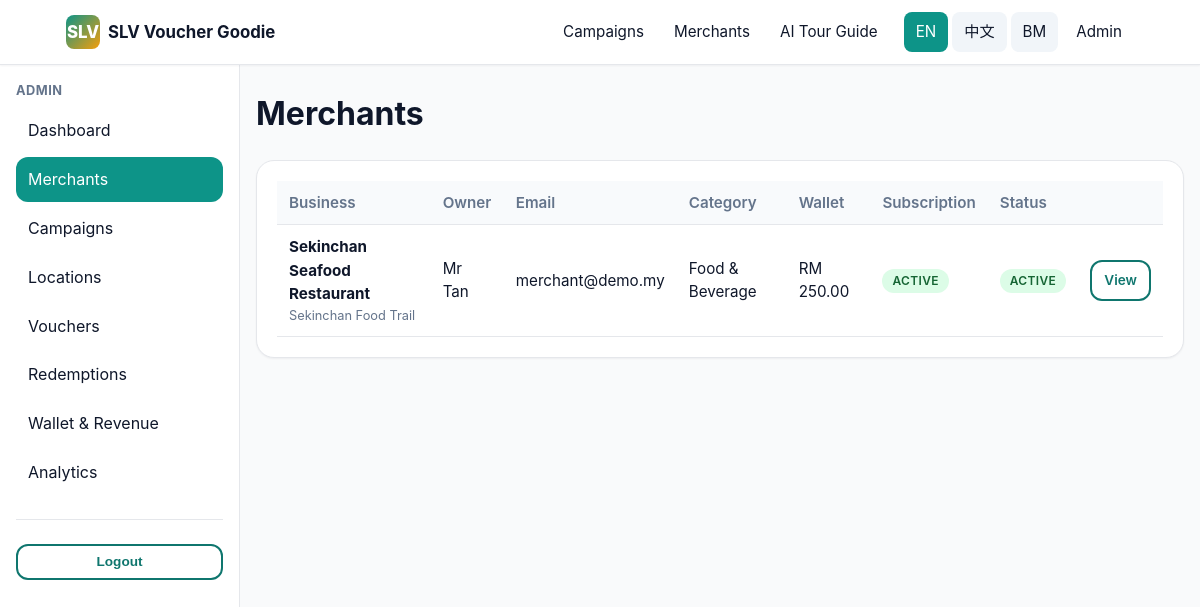
/admin/merchants (signed in), run on an earlier commit of the app's database.
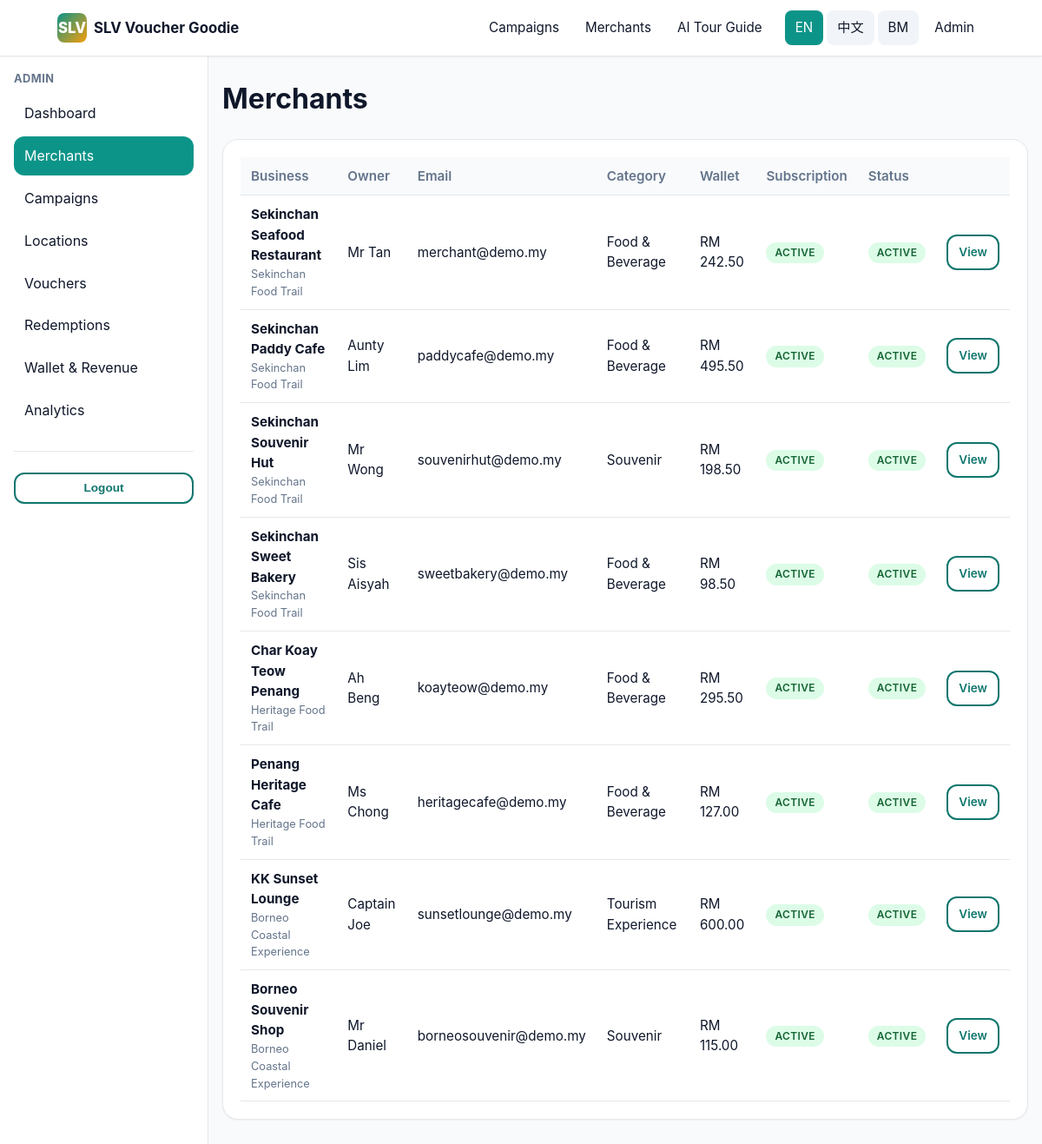
And on a later commit of the database.
### tables this page shows
CREATE TABLE merchants (
  id                  BIGINT UNSIGNED NOT NULL AUTO_INCREMENT,
  user_id             BIGINT UNSIGNED NOT NULL,
  business_name       VARCHAR(180) NOT NULL,
  owner_name          VARCHAR(120) NOT NULL,
  phone               VARCHAR(40)  NOT NULL,
  whatsapp            VARCHAR(40)  DEFAULT NULL,
  email               VARCHAR(180) NOT NULL,
  category            ENUM('fnb','hotel','retail','souvenir','attraction','transport','experience','others') NOT NULL DEFAULT 'fnb',
  location_id         BIGINT UNSIGNED DEFAULT NULL,
  address             VARCHAR(500) DEFAULT NULL,
  map_link            VARCHAR(500) DEFAULT NULL,
  registration_no     VARCHAR(80)  DEFAULT NULL,
  logo                VARCHAR(255) DEFAULT NULL,
  shop_photos         TEXT DEFAULT NULL,
  operating_hours     VARCHAR(255) DEFAULT NULL,
  wallet_balance      DECIMAL(10,2) NOT NULL DEFAULT 0.00,
  subscription_status ENUM('pending','active','expired','suspended') NOT NULL DEFAULT 'pending',
  status              ENUM('pending','active','suspended') NOT NULL DEFAULT 'pending',
  created_at          DATETIME NOT NULL DEFAULT CURRENT_TIMESTAMP,
  updated_at          DATETIME NOT NULL DEFAULT CURRENT_TIMESTAMP ON UPDATE CURRENT_TIMESTAMP,
  PRIMARY KEY (id),
  KEY idx_merchants_user (user_id),
  KEY idx_merchants_location (location_id),
  KEY idx_merchants_status (status),
  CONSTRAINT fk_merchants_user FOREIGN KEY (user_id) REFERENCES users(id) ON DELETE CASCADE,
  CONSTRAINT fk_merchants_location FOREIGN KEY (location_id) REFERENCES locations(id) ON DELETE SET NULL
);

CREATE TABLE locations (
  id           BIGINT UNSIGNED NOT NULL AUTO_INCREMENT,
  state        VARCHAR(80)  NOT NULL,
  city         VARCHAR(80)  DEFAULT NULL,
  area_name    VARCHAR(120) NOT NULL,
  slug         VARCHAR(80)  NOT NULL,
  description  TEXT,
  banner_image VARCHAR(255) DEFAULT NULL,
  map_link     VARCHAR(500) DEFAULT NULL,
  status       ENUM('active','inactive') NOT NULL DEFAULT 'active',
  created_at   DATETIME NOT NULL DEFAULT CURRENT_TIMESTAMP,
  PRIMARY KEY (id),
  UNIQUE KEY uniq_locations_slug (slug),
  KEY idx_locations_state (state)
);

### app/Views/admin/merchants/index.php (the view, shortened to what the changed rows need)
<h1 class="mt-0"><?= e(__('admin.merchants')) ?></h1>
<div class="card">
  <div class="table-wrap">
    <table class="table">
      <thead><tr>
        <th>Business</th><th>Owner</th><th>Email</th><th>Category</th><th>Wallet</th>
        <th>Subscription</th><th>Status</th><th></th>
      </tr></thead>
      <tbody>
      <?php foreach ($rows as $m): ?>
        <tr>
          <td><strong><?= e($m['business_name']) ?></strong>
            <div class="text-muted" style="font-size:.8rem;"><?= e($m['location_name'] ?? '') ?></div>
          </td>
          <td><?= e($m['owner_name']) ?></td>
          <td><?= e($m['email']) ?></td>
          <td><?= e(__('merchant.category_options.' . $m['category'])) ?></td>
          <td><?= e(rm($m['wallet_balance'])) ?></td>
          <td>
            <span class="pill <?= $m['subscription_status'] === 'active' ? 'pill-success' : 'pill-warning' ?>">
              <?= e($m['subscription_status']) ?>
            </span>
          </td>
          <td>
            <span class="pill <?= $m['status'] === 'active' ? 'pill-success' : ($m['status'] === 'suspended' ? 'pill-danger' : 'pill-warning') ?>">
              <?= e($m['status']) ?>
            </span>
          </td>
          <td><a class="btn btn-sm btn-outline" href="<?= e(url('/admin/merchants/' . $m['id'])) ?>">View</a></td>
        </tr>
      <?php endforeach; ?>
      </tbody>
    </table>
  </div>
</div>

### app/Core/Router.php (shortened to what the changed rows need)
<?php
class Router
{
    private array $routes = [
        'GET' => [], 'POST' => [], 'PUT' => [], 'DELETE' => [],
    ];
    private array $groupMiddleware = [];
    public function group(array $middleware, callable $callback): void
    {
        $previous = $this->groupMiddleware;
        $this->groupMiddleware = array_merge($previous, $middleware);
        $this->groupMiddleware = $previous;
    }
    private function add(string $method, string $path, array $handler, array $middleware): void
    {
        $pattern = preg_replace('#\{([a-zA-Z_][a-zA-Z0-9_]*)\}#', '(?P<$1>[^/]+)', $path);
        $pattern = '#^' . rtrim($pattern, '/') . '/?$#';
        $this->routes[$method][] = [
            'pattern'    => $pattern,
            'handler'    => $handler,
            'middleware' => array_merge($this->groupMiddleware, $middleware),
        ];
    }
    public function dispatch(): void
    {
        $method = $_SERVER['REQUEST_METHOD'] ?? 'GET';
        $uri = parse_url($_SERVER['REQUEST_URI'] ?? '/', PHP_URL_PATH) ?: '/';
        $uri = rtrim($uri, '/') ?: '/';
        foreach ($this->routes[$method] ?? [] as $route) {
            if (preg_match($route['pattern'], $uri, $matches)) {
                $params = array_filter($matches, 'is_string', ARRAY_FILTER_USE_KEY);
                [$controllerClass, $action] = $route['handler'];
                $controller = new $controllerClass();
                $controller->{$action}($params);
                return;
            }
        }
    }
}

### app/Views/layouts/admin.php (shortened to what the changed rows need)
<?php
$path = parse_url($_SERVER['REQUEST_URI'] ?? '/', PHP_URL_PATH);
$active = fn (string $p) => str_starts_with($path, $p) ? 'active' : '';
?>
<!doctype html>
<html lang="<?= e($_lang) ?>">
<head>
  <link rel="stylesheet" href="<?= e(asset('css/app.css')) ?>">
</head>
<body>
  <?= (new \App\Core\View())->partial('topbar') ?>
  <div class="app-shell">
    <aside class="app-side">
      <h3><?= e(__('nav.admin')) ?></h3>
      <a href="<?= e(url('/admin/dashboard')) ?>" class="<?= $active('/admin/dashboard') ?>"><?= e(__('admin.dashboard')) ?></a>
      <a href="<?= e(url('/admin/merchants')) ?>" class="<?= $active('/admin/merchants') ?>"><?= e(__('admin.merchants')) ?></a>
      <a href="<?= e(url('/admin/campaigns')) ?>" class="<?= $active('/admin/campaigns') ?>"><?= e(__('admin.campaigns')) ?></a>
      <a href="<?= e(url('/admin/locations')) ?>" class="<?= $active('/admin/locations') ?>"><?= e(__('admin.locations')) ?></a>
      <a href="<?= e(url('/admin/vouchers')) ?>" class="<?= $active('/admin/vouchers') ?>"><?= e(__('admin.vouchers')) ?></a>
      <a href="<?= e(url('/admin/redemptions')) ?>" class="<?= $active('/admin/redemptions') ?>"><?= e(__('admin.redemptions')) ?></a>
      <a href="<?= e(url('/admin/wallet')) ?>" class="<?= $active('/admin/wallet') ?>"><?= e(__('admin.wallet')) ?></a>
      <a href="<?= e(url('/admin/analytics')) ?>" class="<?= $active('/admin/analytics') ?>"><?= e(__('admin.analytics')) ?></a>
      <hr>
      <form method="post" action="<?= e(url('/admin/logout')) ?>">
        <button class="btn btn-outline btn-block btn-sm" type="submit"><?= e(__('nav.logout')) ?></button>
      </form>
    </aside>
    <main class="app-main">
      <?= $content ?>
    </main>
  </div>
</body>
</html>

### app/Views/partials/topbar.php
<?php
$lang = \App\Core\Lang::current();
$path = parse_url($_SERVER['REQUEST_URI'] ?? '/', PHP_URL_PATH);
$isActive = fn (string $p) => $path === $p || str_starts_with($path, $p . '/') ? 'active' : '';
?>
<header class="topbar">
  <div class="topbar-inner">
    <a href="<?= e(url('/')) ?>" class="brand">
      <span class="brand-logo">SLV</span>
      <span class="hide-sm"><?= e(__('app.name')) ?></span>
    </a>
    <nav>
      <a href="<?= e(url('/campaigns')) ?>" class="<?= $isActive('/campaigns') ?>"><?= e(__('nav.campaigns')) ?></a>
      <a href="<?= e(url('/merchants')) ?>" class="<?= $isActive('/merchants') ?>"><?= e(__('nav.merchants')) ?></a>
      <a href="<?= e(url('/chat')) ?>" class="<?= $isActive('/chat') ?>"><?= e(__('nav.chat')) ?></a>
      <span class="lang-switcher">
        <?php foreach (['en' => 'EN', 'zh' => '中文', 'ms' => 'BM'] as $code => $label): ?>
          <a href="<?= e(url('/lang/' . $code)) ?>?back=<?= e(urlencode($_SERVER['REQUEST_URI'] ?? '/')) ?>"
             class="<?= $lang === $code ? 'active' : '' ?>"><?= e($label) ?></a>
        <?php endforeach; ?>
      </span>
      <?php if (\App\Core\Auth::check()): ?>
        <?php if (\App\Core\Auth::role() === 'merchant'): ?>
          <a href="<?= e(url('/merchant')) ?>" class="hide-sm"><?= e(__('nav.merchant_portal')) ?></a>
        <?php elseif (in_array(\App\Core\Auth::role(), ['admin','gov'], true)): ?>
          <a href="<?= e(url('/admin')) ?>" class="hide-sm"><?= e(__('nav.admin')) ?></a>
        <?php endif; ?>
      <?php else: ?>
        <a href="<?= e(url('/merchant/login')) ?>" class="hide-sm"><?= e(__('nav.login')) ?></a>
      <?php endif; ?>
    </nav>
  </div>
</header>

What changed in the data, as far as the page shows it:
changed merchants "Sekinchan Seafood Restaurant": wallet_balance "RM 250.00" → "RM 242.50"
added merchants: business_name "Sekinchan Paddy Cafe", location.area_name "Sekinchan Food Trail", owner_name "Aunty Lim", email "paddycafe@demo.my", category "Food & Beverage", wallet_balance "RM 495.50", subscription_status "ACTIVE", status "ACTIVE"
added merchants: business_name "Sekinchan Souvenir Hut", location.area_name "Sekinchan Food Trail", owner_name "Mr Wong", email "souvenirhut@demo.my", category "Souvenir", wallet_balance "RM 198.50", subscription_status "ACTIVE", status "ACTIVE"
added merchants: business_name "Sekinchan Sweet Bakery", location.area_name "Sekinchan Food Trail", owner_name "Sis Aisyah", email "sweetbakery@demo.my", category "Food & Beverage", wallet_balance "RM 98.50", subscription_status "ACTIVE", status "ACTIVE"
added merchants: business_name "Char Koay Teow Penang", location.area_name "Heritage Food Trail", owner_name "Ah Beng", email "koayteow@demo.my", category "Food & Beverage", wallet_balance "RM 295.50", subscription_status "ACTIVE", status "ACTIVE"
added merchants: business_name "Penang Heritage Cafe", location.area_name "Heritage Food Trail", owner_name "Ms Chong", email "heritagecafe@demo.my", category "Food & Beverage", wallet_balance "RM 127.00", subscription_status "ACTIVE", status "ACTIVE"
added merchants: business_name "KK Sunset Lounge", location.area_name "Borneo Coastal Experience", owner_name "Captain Joe", email "sunsetlounge@demo.my", category "Tourism Experience", wallet_balance "RM 600.00", subscription_status "ACTIVE", status "ACTIVE"
added merchants: business_name "Borneo Souvenir Shop", location.area_name "Borneo Coastal Experience", owner_name "Mr Daniel", email "borneosouvenir@demo.my", category "Souvenir", wallet_balance "RM 115.00", subscription_status "ACTIVE", status "ACTIVE"
